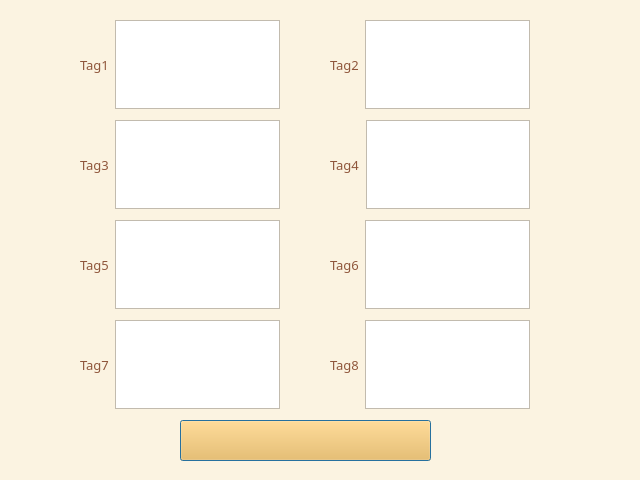
<?xml version="1.0" encoding="UTF-8"?>
<ui version="4.0">
 <class>Filter</class>
 <widget class="QDialog" name="Filter">
  <property name="geometry">
   <rect>
    <x>0</x>
    <y>0</y>
    <width>640</width>
    <height>480</height>
   </rect>
  </property>
  <property name="palette">
   <palette>
    <active>
     <colorrole role="WindowText">
      <brush brushstyle="SolidPattern">
       <color alpha="255">
        <red>0</red>
        <green>0</green>
        <blue>0</blue>
       </color>
      </brush>
     </colorrole>
     <colorrole role="Button">
      <brush brushstyle="SolidPattern">
       <color alpha="255">
        <red>251</red>
        <green>243</green>
        <blue>225</blue>
       </color>
      </brush>
     </colorrole>
     <colorrole role="Light">
      <brush brushstyle="SolidPattern">
       <color alpha="255">
        <red>255</red>
        <green>255</green>
        <blue>255</blue>
       </color>
      </brush>
     </colorrole>
     <colorrole role="Midlight">
      <brush brushstyle="SolidPattern">
       <color alpha="255">
        <red>253</red>
        <green>249</green>
        <blue>240</blue>
       </color>
      </brush>
     </colorrole>
     <colorrole role="Dark">
      <brush brushstyle="SolidPattern">
       <color alpha="255">
        <red>125</red>
        <green>121</green>
        <blue>112</blue>
       </color>
      </brush>
     </colorrole>
     <colorrole role="Mid">
      <brush brushstyle="SolidPattern">
       <color alpha="255">
        <red>167</red>
        <green>162</green>
        <blue>150</blue>
       </color>
      </brush>
     </colorrole>
     <colorrole role="Text">
      <brush brushstyle="SolidPattern">
       <color alpha="255">
        <red>0</red>
        <green>0</green>
        <blue>0</blue>
       </color>
      </brush>
     </colorrole>
     <colorrole role="BrightText">
      <brush brushstyle="SolidPattern">
       <color alpha="255">
        <red>255</red>
        <green>255</green>
        <blue>255</blue>
       </color>
      </brush>
     </colorrole>
     <colorrole role="ButtonText">
      <brush brushstyle="SolidPattern">
       <color alpha="255">
        <red>0</red>
        <green>0</green>
        <blue>0</blue>
       </color>
      </brush>
     </colorrole>
     <colorrole role="Base">
      <brush brushstyle="SolidPattern">
       <color alpha="255">
        <red>255</red>
        <green>255</green>
        <blue>255</blue>
       </color>
      </brush>
     </colorrole>
     <colorrole role="Window">
      <brush brushstyle="SolidPattern">
       <color alpha="255">
        <red>251</red>
        <green>243</green>
        <blue>225</blue>
       </color>
      </brush>
     </colorrole>
     <colorrole role="Shadow">
      <brush brushstyle="SolidPattern">
       <color alpha="255">
        <red>0</red>
        <green>0</green>
        <blue>0</blue>
       </color>
      </brush>
     </colorrole>
     <colorrole role="AlternateBase">
      <brush brushstyle="SolidPattern">
       <color alpha="255">
        <red>253</red>
        <green>249</green>
        <blue>240</blue>
       </color>
      </brush>
     </colorrole>
     <colorrole role="ToolTipBase">
      <brush brushstyle="SolidPattern">
       <color alpha="255">
        <red>255</red>
        <green>255</green>
        <blue>220</blue>
       </color>
      </brush>
     </colorrole>
     <colorrole role="ToolTipText">
      <brush brushstyle="SolidPattern">
       <color alpha="255">
        <red>0</red>
        <green>0</green>
        <blue>0</blue>
       </color>
      </brush>
     </colorrole>
    </active>
    <inactive>
     <colorrole role="WindowText">
      <brush brushstyle="SolidPattern">
       <color alpha="255">
        <red>0</red>
        <green>0</green>
        <blue>0</blue>
       </color>
      </brush>
     </colorrole>
     <colorrole role="Button">
      <brush brushstyle="SolidPattern">
       <color alpha="255">
        <red>251</red>
        <green>243</green>
        <blue>225</blue>
       </color>
      </brush>
     </colorrole>
     <colorrole role="Light">
      <brush brushstyle="SolidPattern">
       <color alpha="255">
        <red>255</red>
        <green>255</green>
        <blue>255</blue>
       </color>
      </brush>
     </colorrole>
     <colorrole role="Midlight">
      <brush brushstyle="SolidPattern">
       <color alpha="255">
        <red>253</red>
        <green>249</green>
        <blue>240</blue>
       </color>
      </brush>
     </colorrole>
     <colorrole role="Dark">
      <brush brushstyle="SolidPattern">
       <color alpha="255">
        <red>125</red>
        <green>121</green>
        <blue>112</blue>
       </color>
      </brush>
     </colorrole>
     <colorrole role="Mid">
      <brush brushstyle="SolidPattern">
       <color alpha="255">
        <red>167</red>
        <green>162</green>
        <blue>150</blue>
       </color>
      </brush>
     </colorrole>
     <colorrole role="Text">
      <brush brushstyle="SolidPattern">
       <color alpha="255">
        <red>0</red>
        <green>0</green>
        <blue>0</blue>
       </color>
      </brush>
     </colorrole>
     <colorrole role="BrightText">
      <brush brushstyle="SolidPattern">
       <color alpha="255">
        <red>255</red>
        <green>255</green>
        <blue>255</blue>
       </color>
      </brush>
     </colorrole>
     <colorrole role="ButtonText">
      <brush brushstyle="SolidPattern">
       <color alpha="255">
        <red>0</red>
        <green>0</green>
        <blue>0</blue>
       </color>
      </brush>
     </colorrole>
     <colorrole role="Base">
      <brush brushstyle="SolidPattern">
       <color alpha="255">
        <red>255</red>
        <green>255</green>
        <blue>255</blue>
       </color>
      </brush>
     </colorrole>
     <colorrole role="Window">
      <brush brushstyle="SolidPattern">
       <color alpha="255">
        <red>251</red>
        <green>243</green>
        <blue>225</blue>
       </color>
      </brush>
     </colorrole>
     <colorrole role="Shadow">
      <brush brushstyle="SolidPattern">
       <color alpha="255">
        <red>0</red>
        <green>0</green>
        <blue>0</blue>
       </color>
      </brush>
     </colorrole>
     <colorrole role="AlternateBase">
      <brush brushstyle="SolidPattern">
       <color alpha="255">
        <red>253</red>
        <green>249</green>
        <blue>240</blue>
       </color>
      </brush>
     </colorrole>
     <colorrole role="ToolTipBase">
      <brush brushstyle="SolidPattern">
       <color alpha="255">
        <red>255</red>
        <green>255</green>
        <blue>220</blue>
       </color>
      </brush>
     </colorrole>
     <colorrole role="ToolTipText">
      <brush brushstyle="SolidPattern">
       <color alpha="255">
        <red>0</red>
        <green>0</green>
        <blue>0</blue>
       </color>
      </brush>
     </colorrole>
    </inactive>
    <disabled>
     <colorrole role="WindowText">
      <brush brushstyle="SolidPattern">
       <color alpha="255">
        <red>125</red>
        <green>121</green>
        <blue>112</blue>
       </color>
      </brush>
     </colorrole>
     <colorrole role="Button">
      <brush brushstyle="SolidPattern">
       <color alpha="255">
        <red>251</red>
        <green>243</green>
        <blue>225</blue>
       </color>
      </brush>
     </colorrole>
     <colorrole role="Light">
      <brush brushstyle="SolidPattern">
       <color alpha="255">
        <red>255</red>
        <green>255</green>
        <blue>255</blue>
       </color>
      </brush>
     </colorrole>
     <colorrole role="Midlight">
      <brush brushstyle="SolidPattern">
       <color alpha="255">
        <red>253</red>
        <green>249</green>
        <blue>240</blue>
       </color>
      </brush>
     </colorrole>
     <colorrole role="Dark">
      <brush brushstyle="SolidPattern">
       <color alpha="255">
        <red>125</red>
        <green>121</green>
        <blue>112</blue>
       </color>
      </brush>
     </colorrole>
     <colorrole role="Mid">
      <brush brushstyle="SolidPattern">
       <color alpha="255">
        <red>167</red>
        <green>162</green>
        <blue>150</blue>
       </color>
      </brush>
     </colorrole>
     <colorrole role="Text">
      <brush brushstyle="SolidPattern">
       <color alpha="255">
        <red>125</red>
        <green>121</green>
        <blue>112</blue>
       </color>
      </brush>
     </colorrole>
     <colorrole role="BrightText">
      <brush brushstyle="SolidPattern">
       <color alpha="255">
        <red>255</red>
        <green>255</green>
        <blue>255</blue>
       </color>
      </brush>
     </colorrole>
     <colorrole role="ButtonText">
      <brush brushstyle="SolidPattern">
       <color alpha="255">
        <red>125</red>
        <green>121</green>
        <blue>112</blue>
       </color>
      </brush>
     </colorrole>
     <colorrole role="Base">
      <brush brushstyle="SolidPattern">
       <color alpha="255">
        <red>251</red>
        <green>243</green>
        <blue>225</blue>
       </color>
      </brush>
     </colorrole>
     <colorrole role="Window">
      <brush brushstyle="SolidPattern">
       <color alpha="255">
        <red>251</red>
        <green>243</green>
        <blue>225</blue>
       </color>
      </brush>
     </colorrole>
     <colorrole role="Shadow">
      <brush brushstyle="SolidPattern">
       <color alpha="255">
        <red>0</red>
        <green>0</green>
        <blue>0</blue>
       </color>
      </brush>
     </colorrole>
     <colorrole role="AlternateBase">
      <brush brushstyle="SolidPattern">
       <color alpha="255">
        <red>251</red>
        <green>243</green>
        <blue>225</blue>
       </color>
      </brush>
     </colorrole>
     <colorrole role="ToolTipBase">
      <brush brushstyle="SolidPattern">
       <color alpha="255">
        <red>255</red>
        <green>255</green>
        <blue>220</blue>
       </color>
      </brush>
     </colorrole>
     <colorrole role="ToolTipText">
      <brush brushstyle="SolidPattern">
       <color alpha="255">
        <red>0</red>
        <green>0</green>
        <blue>0</blue>
       </color>
      </brush>
     </colorrole>
    </disabled>
   </palette>
  </property>
  <property name="font">
   <font>
    <family>210 콤퓨타세탁 R</family>
    <pointsize>10</pointsize>
   </font>
  </property>
  <property name="windowTitle">
   <string>Dialog</string>
  </property>
  <widget class="QWidget" name="horizontalLayoutWidget">
   <property name="geometry">
    <rect>
     <x>80</x>
     <y>20</y>
     <width>200</width>
     <height>89</height>
    </rect>
   </property>
   <layout class="QHBoxLayout" name="tag1">
    <item>
     <widget class="QLabel" name="tlabel1">
      <property name="palette">
       <palette>
        <active>
         <colorrole role="WindowText">
          <brush brushstyle="SolidPattern">
           <color alpha="255">
            <red>143</red>
            <green>86</green>
            <blue>59</blue>
           </color>
          </brush>
         </colorrole>
         <colorrole role="Text">
          <brush brushstyle="SolidPattern">
           <color alpha="255">
            <red>143</red>
            <green>86</green>
            <blue>59</blue>
           </color>
          </brush>
         </colorrole>
        </active>
        <inactive>
         <colorrole role="WindowText">
          <brush brushstyle="SolidPattern">
           <color alpha="255">
            <red>143</red>
            <green>86</green>
            <blue>59</blue>
           </color>
          </brush>
         </colorrole>
         <colorrole role="Text">
          <brush brushstyle="SolidPattern">
           <color alpha="255">
            <red>143</red>
            <green>86</green>
            <blue>59</blue>
           </color>
          </brush>
         </colorrole>
        </inactive>
        <disabled>
         <colorrole role="WindowText">
          <brush brushstyle="SolidPattern">
           <color alpha="255">
            <red>125</red>
            <green>121</green>
            <blue>112</blue>
           </color>
          </brush>
         </colorrole>
         <colorrole role="Text">
          <brush brushstyle="SolidPattern">
           <color alpha="255">
            <red>125</red>
            <green>121</green>
            <blue>112</blue>
           </color>
          </brush>
         </colorrole>
        </disabled>
       </palette>
      </property>
      <property name="font">
       <font>
        <family>210 콤퓨타세탁 B</family>
        <pointsize>10</pointsize>
       </font>
      </property>
      <property name="text">
       <string>Tag1</string>
      </property>
     </widget>
    </item>
    <item>
     <widget class="QTextEdit" name="tedit1">
      <property name="font">
       <font>
        <family>210 콤퓨타세탁 L</family>
        <pointsize>11</pointsize>
       </font>
      </property>
     </widget>
    </item>
   </layout>
  </widget>
  <widget class="QWidget" name="horizontalLayoutWidget_2">
   <property name="geometry">
    <rect>
     <x>330</x>
     <y>20</y>
     <width>200</width>
     <height>89</height>
    </rect>
   </property>
   <layout class="QHBoxLayout" name="tag2">
    <item>
     <widget class="QLabel" name="tlabel2">
      <property name="palette">
       <palette>
        <active>
         <colorrole role="WindowText">
          <brush brushstyle="SolidPattern">
           <color alpha="255">
            <red>143</red>
            <green>86</green>
            <blue>59</blue>
           </color>
          </brush>
         </colorrole>
         <colorrole role="Text">
          <brush brushstyle="SolidPattern">
           <color alpha="255">
            <red>143</red>
            <green>86</green>
            <blue>59</blue>
           </color>
          </brush>
         </colorrole>
        </active>
        <inactive>
         <colorrole role="WindowText">
          <brush brushstyle="SolidPattern">
           <color alpha="255">
            <red>143</red>
            <green>86</green>
            <blue>59</blue>
           </color>
          </brush>
         </colorrole>
         <colorrole role="Text">
          <brush brushstyle="SolidPattern">
           <color alpha="255">
            <red>143</red>
            <green>86</green>
            <blue>59</blue>
           </color>
          </brush>
         </colorrole>
        </inactive>
        <disabled>
         <colorrole role="WindowText">
          <brush brushstyle="SolidPattern">
           <color alpha="255">
            <red>125</red>
            <green>121</green>
            <blue>112</blue>
           </color>
          </brush>
         </colorrole>
         <colorrole role="Text">
          <brush brushstyle="SolidPattern">
           <color alpha="255">
            <red>125</red>
            <green>121</green>
            <blue>112</blue>
           </color>
          </brush>
         </colorrole>
        </disabled>
       </palette>
      </property>
      <property name="font">
       <font>
        <family>210 콤퓨타세탁 B</family>
        <pointsize>10</pointsize>
       </font>
      </property>
      <property name="text">
       <string>Tag2</string>
      </property>
     </widget>
    </item>
    <item>
     <widget class="QTextEdit" name="tedit2">
      <property name="font">
       <font>
        <family>210 콤퓨타세탁 L</family>
        <pointsize>11</pointsize>
       </font>
      </property>
     </widget>
    </item>
   </layout>
  </widget>
  <widget class="QWidget" name="horizontalLayoutWidget_3">
   <property name="geometry">
    <rect>
     <x>80</x>
     <y>120</y>
     <width>200</width>
     <height>89</height>
    </rect>
   </property>
   <layout class="QHBoxLayout" name="tag3">
    <item>
     <widget class="QLabel" name="tlabel3">
      <property name="palette">
       <palette>
        <active>
         <colorrole role="WindowText">
          <brush brushstyle="SolidPattern">
           <color alpha="255">
            <red>143</red>
            <green>86</green>
            <blue>59</blue>
           </color>
          </brush>
         </colorrole>
         <colorrole role="Text">
          <brush brushstyle="SolidPattern">
           <color alpha="255">
            <red>143</red>
            <green>86</green>
            <blue>59</blue>
           </color>
          </brush>
         </colorrole>
        </active>
        <inactive>
         <colorrole role="WindowText">
          <brush brushstyle="SolidPattern">
           <color alpha="255">
            <red>143</red>
            <green>86</green>
            <blue>59</blue>
           </color>
          </brush>
         </colorrole>
         <colorrole role="Text">
          <brush brushstyle="SolidPattern">
           <color alpha="255">
            <red>143</red>
            <green>86</green>
            <blue>59</blue>
           </color>
          </brush>
         </colorrole>
        </inactive>
        <disabled>
         <colorrole role="WindowText">
          <brush brushstyle="SolidPattern">
           <color alpha="255">
            <red>125</red>
            <green>121</green>
            <blue>112</blue>
           </color>
          </brush>
         </colorrole>
         <colorrole role="Text">
          <brush brushstyle="SolidPattern">
           <color alpha="255">
            <red>125</red>
            <green>121</green>
            <blue>112</blue>
           </color>
          </brush>
         </colorrole>
        </disabled>
       </palette>
      </property>
      <property name="font">
       <font>
        <family>210 콤퓨타세탁 B</family>
        <pointsize>10</pointsize>
       </font>
      </property>
      <property name="text">
       <string>Tag3</string>
      </property>
     </widget>
    </item>
    <item>
     <widget class="QTextEdit" name="tedit3">
      <property name="font">
       <font>
        <family>210 콤퓨타세탁 L</family>
        <pointsize>11</pointsize>
       </font>
      </property>
     </widget>
    </item>
   </layout>
  </widget>
  <widget class="QWidget" name="horizontalLayoutWidget_4">
   <property name="geometry">
    <rect>
     <x>330</x>
     <y>120</y>
     <width>200</width>
     <height>89</height>
    </rect>
   </property>
   <layout class="QHBoxLayout" name="tag4">
    <item>
     <widget class="QLabel" name="tlabel4">
      <property name="palette">
       <palette>
        <active>
         <colorrole role="WindowText">
          <brush brushstyle="SolidPattern">
           <color alpha="255">
            <red>143</red>
            <green>86</green>
            <blue>59</blue>
           </color>
          </brush>
         </colorrole>
         <colorrole role="Text">
          <brush brushstyle="SolidPattern">
           <color alpha="255">
            <red>143</red>
            <green>86</green>
            <blue>59</blue>
           </color>
          </brush>
         </colorrole>
        </active>
        <inactive>
         <colorrole role="WindowText">
          <brush brushstyle="SolidPattern">
           <color alpha="255">
            <red>143</red>
            <green>86</green>
            <blue>59</blue>
           </color>
          </brush>
         </colorrole>
         <colorrole role="Text">
          <brush brushstyle="SolidPattern">
           <color alpha="255">
            <red>143</red>
            <green>86</green>
            <blue>59</blue>
           </color>
          </brush>
         </colorrole>
        </inactive>
        <disabled>
         <colorrole role="WindowText">
          <brush brushstyle="SolidPattern">
           <color alpha="255">
            <red>125</red>
            <green>121</green>
            <blue>112</blue>
           </color>
          </brush>
         </colorrole>
         <colorrole role="Text">
          <brush brushstyle="SolidPattern">
           <color alpha="255">
            <red>125</red>
            <green>121</green>
            <blue>112</blue>
           </color>
          </brush>
         </colorrole>
        </disabled>
       </palette>
      </property>
      <property name="font">
       <font>
        <family>210 콤퓨타세탁 B</family>
        <pointsize>10</pointsize>
       </font>
      </property>
      <property name="text">
       <string>Tag4</string>
      </property>
     </widget>
    </item>
    <item>
     <widget class="QTextEdit" name="tedit4">
      <property name="font">
       <font>
        <family>210 콤퓨타세탁 L</family>
        <pointsize>11</pointsize>
       </font>
      </property>
     </widget>
    </item>
   </layout>
  </widget>
  <widget class="QWidget" name="horizontalLayoutWidget_5">
   <property name="geometry">
    <rect>
     <x>330</x>
     <y>320</y>
     <width>200</width>
     <height>89</height>
    </rect>
   </property>
   <layout class="QHBoxLayout" name="tag8">
    <item>
     <widget class="QLabel" name="tlabel8">
      <property name="palette">
       <palette>
        <active>
         <colorrole role="WindowText">
          <brush brushstyle="SolidPattern">
           <color alpha="255">
            <red>143</red>
            <green>86</green>
            <blue>59</blue>
           </color>
          </brush>
         </colorrole>
         <colorrole role="Text">
          <brush brushstyle="SolidPattern">
           <color alpha="255">
            <red>143</red>
            <green>86</green>
            <blue>59</blue>
           </color>
          </brush>
         </colorrole>
        </active>
        <inactive>
         <colorrole role="WindowText">
          <brush brushstyle="SolidPattern">
           <color alpha="255">
            <red>143</red>
            <green>86</green>
            <blue>59</blue>
           </color>
          </brush>
         </colorrole>
         <colorrole role="Text">
          <brush brushstyle="SolidPattern">
           <color alpha="255">
            <red>143</red>
            <green>86</green>
            <blue>59</blue>
           </color>
          </brush>
         </colorrole>
        </inactive>
        <disabled>
         <colorrole role="WindowText">
          <brush brushstyle="SolidPattern">
           <color alpha="255">
            <red>125</red>
            <green>121</green>
            <blue>112</blue>
           </color>
          </brush>
         </colorrole>
         <colorrole role="Text">
          <brush brushstyle="SolidPattern">
           <color alpha="255">
            <red>125</red>
            <green>121</green>
            <blue>112</blue>
           </color>
          </brush>
         </colorrole>
        </disabled>
       </palette>
      </property>
      <property name="font">
       <font>
        <family>210 콤퓨타세탁 B</family>
        <pointsize>10</pointsize>
       </font>
      </property>
      <property name="text">
       <string>Tag8</string>
      </property>
     </widget>
    </item>
    <item>
     <widget class="QTextEdit" name="tedit8">
      <property name="font">
       <font>
        <family>210 콤퓨타세탁 L</family>
        <pointsize>11</pointsize>
       </font>
      </property>
     </widget>
    </item>
   </layout>
  </widget>
  <widget class="QWidget" name="horizontalLayoutWidget_6">
   <property name="geometry">
    <rect>
     <x>80</x>
     <y>320</y>
     <width>200</width>
     <height>89</height>
    </rect>
   </property>
   <layout class="QHBoxLayout" name="tag7">
    <item>
     <widget class="QLabel" name="tlabel7">
      <property name="palette">
       <palette>
        <active>
         <colorrole role="WindowText">
          <brush brushstyle="SolidPattern">
           <color alpha="255">
            <red>143</red>
            <green>86</green>
            <blue>59</blue>
           </color>
          </brush>
         </colorrole>
         <colorrole role="Text">
          <brush brushstyle="SolidPattern">
           <color alpha="255">
            <red>143</red>
            <green>86</green>
            <blue>59</blue>
           </color>
          </brush>
         </colorrole>
        </active>
        <inactive>
         <colorrole role="WindowText">
          <brush brushstyle="SolidPattern">
           <color alpha="255">
            <red>143</red>
            <green>86</green>
            <blue>59</blue>
           </color>
          </brush>
         </colorrole>
         <colorrole role="Text">
          <brush brushstyle="SolidPattern">
           <color alpha="255">
            <red>143</red>
            <green>86</green>
            <blue>59</blue>
           </color>
          </brush>
         </colorrole>
        </inactive>
        <disabled>
         <colorrole role="WindowText">
          <brush brushstyle="SolidPattern">
           <color alpha="255">
            <red>125</red>
            <green>121</green>
            <blue>112</blue>
           </color>
          </brush>
         </colorrole>
         <colorrole role="Text">
          <brush brushstyle="SolidPattern">
           <color alpha="255">
            <red>125</red>
            <green>121</green>
            <blue>112</blue>
           </color>
          </brush>
         </colorrole>
        </disabled>
       </palette>
      </property>
      <property name="font">
       <font>
        <family>210 콤퓨타세탁 B</family>
        <pointsize>10</pointsize>
       </font>
      </property>
      <property name="text">
       <string>Tag7</string>
      </property>
     </widget>
    </item>
    <item>
     <widget class="QTextEdit" name="tedit7">
      <property name="font">
       <font>
        <family>210 콤퓨타세탁 L</family>
        <pointsize>11</pointsize>
       </font>
      </property>
     </widget>
    </item>
   </layout>
  </widget>
  <widget class="QWidget" name="horizontalLayoutWidget_7">
   <property name="geometry">
    <rect>
     <x>80</x>
     <y>220</y>
     <width>200</width>
     <height>89</height>
    </rect>
   </property>
   <layout class="QHBoxLayout" name="tag5">
    <item>
     <widget class="QLabel" name="tlabel5">
      <property name="palette">
       <palette>
        <active>
         <colorrole role="WindowText">
          <brush brushstyle="SolidPattern">
           <color alpha="255">
            <red>143</red>
            <green>86</green>
            <blue>59</blue>
           </color>
          </brush>
         </colorrole>
         <colorrole role="Text">
          <brush brushstyle="SolidPattern">
           <color alpha="255">
            <red>143</red>
            <green>86</green>
            <blue>59</blue>
           </color>
          </brush>
         </colorrole>
        </active>
        <inactive>
         <colorrole role="WindowText">
          <brush brushstyle="SolidPattern">
           <color alpha="255">
            <red>143</red>
            <green>86</green>
            <blue>59</blue>
           </color>
          </brush>
         </colorrole>
         <colorrole role="Text">
          <brush brushstyle="SolidPattern">
           <color alpha="255">
            <red>143</red>
            <green>86</green>
            <blue>59</blue>
           </color>
          </brush>
         </colorrole>
        </inactive>
        <disabled>
         <colorrole role="WindowText">
          <brush brushstyle="SolidPattern">
           <color alpha="255">
            <red>125</red>
            <green>121</green>
            <blue>112</blue>
           </color>
          </brush>
         </colorrole>
         <colorrole role="Text">
          <brush brushstyle="SolidPattern">
           <color alpha="255">
            <red>125</red>
            <green>121</green>
            <blue>112</blue>
           </color>
          </brush>
         </colorrole>
        </disabled>
       </palette>
      </property>
      <property name="font">
       <font>
        <family>210 콤퓨타세탁 B</family>
        <pointsize>10</pointsize>
       </font>
      </property>
      <property name="text">
       <string>Tag5</string>
      </property>
     </widget>
    </item>
    <item>
     <widget class="QTextEdit" name="tedit5">
      <property name="font">
       <font>
        <family>210 콤퓨타세탁 L</family>
        <pointsize>11</pointsize>
       </font>
      </property>
     </widget>
    </item>
   </layout>
  </widget>
  <widget class="QWidget" name="horizontalLayoutWidget_8">
   <property name="geometry">
    <rect>
     <x>330</x>
     <y>220</y>
     <width>200</width>
     <height>89</height>
    </rect>
   </property>
   <layout class="QHBoxLayout" name="tag6">
    <item>
     <widget class="QLabel" name="tlabel6">
      <property name="palette">
       <palette>
        <active>
         <colorrole role="WindowText">
          <brush brushstyle="SolidPattern">
           <color alpha="255">
            <red>143</red>
            <green>86</green>
            <blue>59</blue>
           </color>
          </brush>
         </colorrole>
         <colorrole role="Text">
          <brush brushstyle="SolidPattern">
           <color alpha="255">
            <red>143</red>
            <green>86</green>
            <blue>59</blue>
           </color>
          </brush>
         </colorrole>
        </active>
        <inactive>
         <colorrole role="WindowText">
          <brush brushstyle="SolidPattern">
           <color alpha="255">
            <red>143</red>
            <green>86</green>
            <blue>59</blue>
           </color>
          </brush>
         </colorrole>
         <colorrole role="Text">
          <brush brushstyle="SolidPattern">
           <color alpha="255">
            <red>143</red>
            <green>86</green>
            <blue>59</blue>
           </color>
          </brush>
         </colorrole>
        </inactive>
        <disabled>
         <colorrole role="WindowText">
          <brush brushstyle="SolidPattern">
           <color alpha="255">
            <red>125</red>
            <green>121</green>
            <blue>112</blue>
           </color>
          </brush>
         </colorrole>
         <colorrole role="Text">
          <brush brushstyle="SolidPattern">
           <color alpha="255">
            <red>125</red>
            <green>121</green>
            <blue>112</blue>
           </color>
          </brush>
         </colorrole>
        </disabled>
       </palette>
      </property>
      <property name="font">
       <font>
        <family>210 콤퓨타세탁 B</family>
        <pointsize>10</pointsize>
       </font>
      </property>
      <property name="text">
       <string>Tag6</string>
      </property>
     </widget>
    </item>
    <item>
     <widget class="QTextEdit" name="tedit6">
      <property name="font">
       <font>
        <family>210 콤퓨타세탁 L</family>
        <pointsize>11</pointsize>
       </font>
      </property>
     </widget>
    </item>
   </layout>
  </widget>
  <widget class="QPushButton" name="setting">
   <property name="geometry">
    <rect>
     <x>180</x>
     <y>420</y>
     <width>251</width>
     <height>41</height>
    </rect>
   </property>
   <property name="palette">
    <palette>
     <active>
      <colorrole role="Button">
       <brush brushstyle="SolidPattern">
        <color alpha="255">
         <red>251</red>
         <green>181</green>
         <blue>64</blue>
        </color>
       </brush>
      </colorrole>
      <colorrole role="Text">
       <brush brushstyle="SolidPattern">
        <color alpha="255">
         <red>143</red>
         <green>86</green>
         <blue>59</blue>
        </color>
       </brush>
      </colorrole>
     </active>
     <inactive>
      <colorrole role="Button">
       <brush brushstyle="SolidPattern">
        <color alpha="255">
         <red>251</red>
         <green>181</green>
         <blue>64</blue>
        </color>
       </brush>
      </colorrole>
      <colorrole role="Text">
       <brush brushstyle="SolidPattern">
        <color alpha="255">
         <red>143</red>
         <green>86</green>
         <blue>59</blue>
        </color>
       </brush>
      </colorrole>
     </inactive>
     <disabled>
      <colorrole role="Button">
       <brush brushstyle="SolidPattern">
        <color alpha="255">
         <red>251</red>
         <green>181</green>
         <blue>64</blue>
        </color>
       </brush>
      </colorrole>
      <colorrole role="Text">
       <brush brushstyle="SolidPattern">
        <color alpha="255">
         <red>125</red>
         <green>121</green>
         <blue>112</blue>
        </color>
       </brush>
      </colorrole>
     </disabled>
    </palette>
   </property>
   <property name="font">
    <font>
     <family>210 콤퓨타세탁 L</family>
     <pointsize>12</pointsize>
    </font>
   </property>
   <property name="text">
    <string/>
   </property>
  </widget>
 </widget>
 <resources/>
 <connections/>
</ui>
